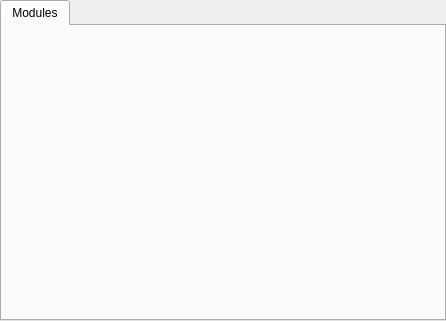
<ui version="4.0" >
 <author></author>
 <comment></comment>
 <exportmacro></exportmacro>
 <class>QgsGrassToolsBase</class>
 <widget class="Q3MainWindow" name="QgsGrassToolsBase" >
  <property name="geometry" >
   <rect>
    <x>0</x>
    <y>0</y>
    <width>446</width>
    <height>321</height>
   </rect>
  </property>
  <property name="windowTitle" >
   <string>GRASS Tools</string>
  </property>
  <widget class="QWidget" name="widget" >
   <property name="geometry" >
    <rect>
     <x>0</x>
     <y>0</y>
     <width>446</width>
     <height>321</height>
    </rect>
   </property>
   <layout class="QVBoxLayout" >
    <property name="margin" >
     <number>0</number>
    </property>
    <property name="spacing" >
     <number>0</number>
    </property>
    <item>
     <widget class="QTabWidget" name="mTabWidget" >
      <widget class="QWidget" name="modules" >
       <attribute name="title" >
        <string>Modules</string>
       </attribute>
       <layout class="QVBoxLayout" >
        <property name="margin" >
         <number>0</number>
        </property>
        <property name="spacing" >
         <number>6</number>
        </property>
        <item>
         <widget class="Q3ListView" name="mModulesListView" >
          <property name="resizeMode" >
           <enum>Q3ListView::AllColumns</enum>
          </property>
          <column>
           <property name="text" >
            <string>Column 1</string>
           </property>
          </column>
         </widget>
        </item>
       </layout>
      </widget>
     </widget>
    </item>
   </layout>
  </widget>
  <action name="mapsetNewAction" >
   <property name="enabled" >
    <bool>false</bool>
   </property>
   <property name="icon" >
    <iconset>image0</iconset>
   </property>
   <property name="text" >
    <string>&amp;New</string>
   </property>
   <property name="iconText" >
    <string>New Mapset</string>
   </property>
   <property name="shortcut" >
    <string>Ctrl+N</string>
   </property>
  </action>
  <action name="mapsetOpenAction" >
   <property name="enabled" >
    <bool>false</bool>
   </property>
   <property name="icon" >
    <iconset>image1</iconset>
   </property>
   <property name="text" >
    <string>&amp;Open...</string>
   </property>
   <property name="iconText" >
    <string>Open Mapset</string>
   </property>
   <property name="shortcut" >
    <string>Ctrl+O</string>
   </property>
  </action>
 </widget>
 <layoutdefault spacing="6" margin="11" />
 <pixmapfunction></pixmapfunction>
 <customwidgets>
  <customwidget>
   <class>Q3MainWindow</class>
   <extends></extends>
   <header>q3mainwindow.h</header>
   <container>1</container>
   <pixmap></pixmap>
  </customwidget>
  <customwidget>
   <class>Q3ListView</class>
   <extends></extends>
   <header>q3listview.h</header>
   <container>0</container>
   <pixmap></pixmap>
  </customwidget>
 </customwidgets>
 <resources/>
 <connections/>
</ui>
